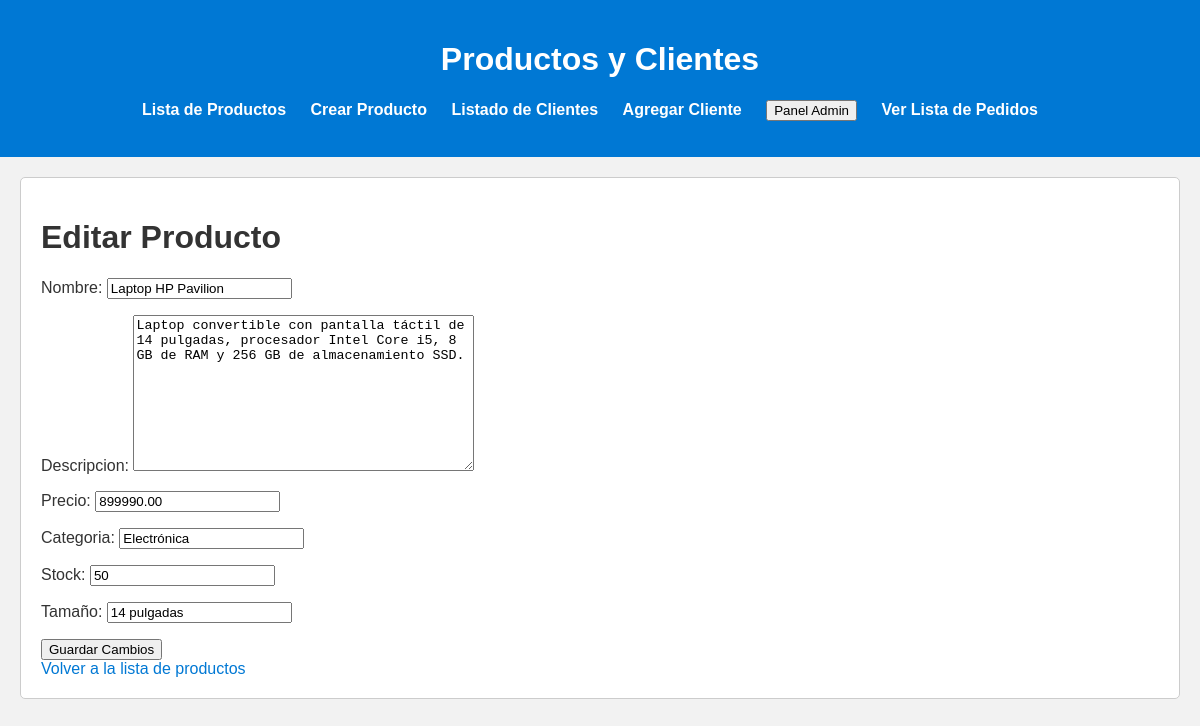
Page /miApp/editar_producto/1/ on the committed database.
### miApp/models.py (models this page shows, shortened)
class Producto(models.Model):
    nombre = models.CharField(max_length=100)
    descripcion = models.TextField()
    precio = models.DecimalField(max_digits=10, decimal_places=2)
    categoria = models.CharField(max_length=50)
    stock = models.PositiveIntegerField()
    tamaño = models.CharField(max_length=20)

### miApp/views.py (the view)
# urls.py: path('editar_producto/<int:pk>/', views.editar_producto, name='editar_producto'),
def editar_producto(request, pk):
    producto = get_object_or_404(Producto, pk=pk)
    if request.method == "POST":
        form = ProductoForm(request.POST, instance=producto)
        if form.is_valid():
            form.save()
            return redirect('miApp:lista_productos')
    else:
        form = ProductoForm(instance=producto)
    return render(request, 'miApp/editar_producto.html', {'form': form})

### miApp/forms.py
class ProductoForm(forms.ModelForm):
    precio = forms.DecimalField(validators=[validate_positive_price])
    class Meta:
        model = Producto
        fields = '__all__'

### miApp/templates/miApp/editar_producto.html (shortened to what this page needs)
{% extends "miApp/index.html" %}
{% load static %}
{% block content %}
  <link rel="stylesheet" type="text/css" href="{% static 'css/mi_estilo.css' %}">
  <h1>Editar Producto</h1>
  <form method="post">
    {{ form.as_p }}
    <button type="submit">Guardar Cambios</button>
  </form>
  <a href="{% url 'miApp:lista_productos' %}">Volver a la lista de productos</a>
{% endblock %}

### miApp/static/css/mi_estilo.css (style rules this page uses)
body { font-family: Arial, sans-serif; background-color: #f2f2f2; color: #333; margin: 0; padding: 0; }
a { color: #0078d4; text-decoration: none; }

### rows in the picture
Producto: nombre "Laptop HP Pavilion", descripcion "Laptop convertible con pantalla táctil de 14 pulgadas, procesador Intel Core i5, 8 GB de RAM y 256 GB de almacenamiento SSD.", precio "899990.00", categoria "Electrónica", stock "50", tamaño "14 pulgadas"
